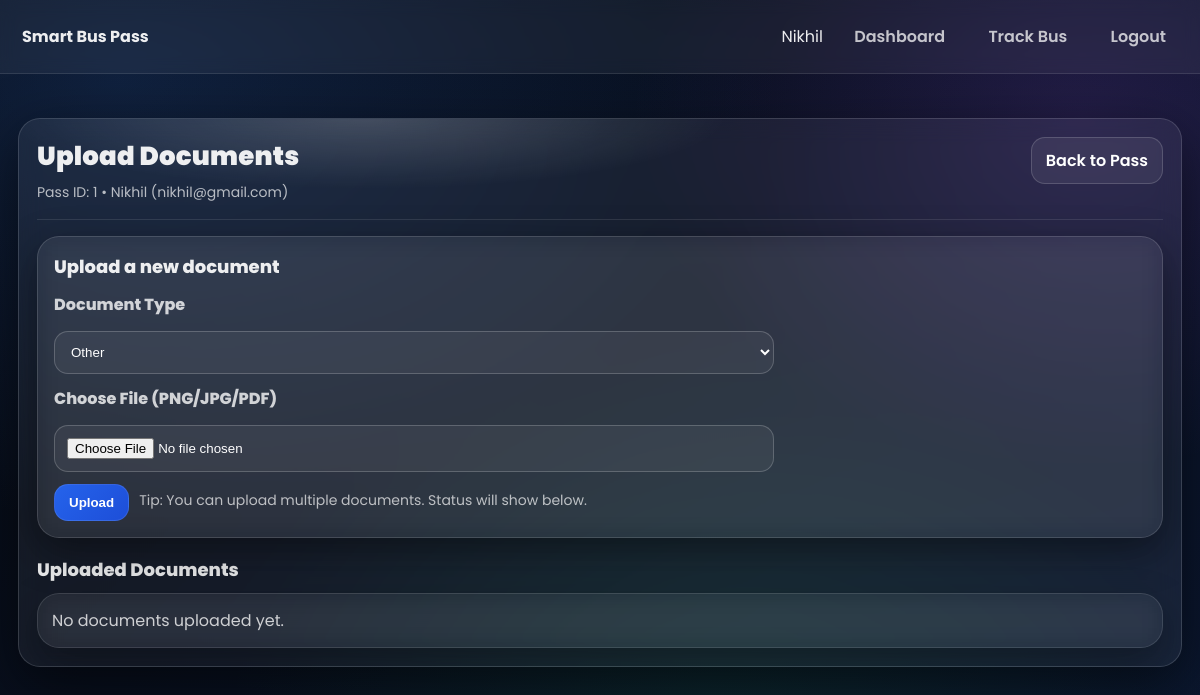
Screenshot of /upload_docs/1 (signed in) with the database file from the repository.
### tables this page shows
CREATE TABLE bus_pass (
        pass_id INTEGER PRIMARY KEY AUTOINCREMENT,
        user_id INTEGER NOT NULL,
        user_name TEXT NOT NULL,
        email TEXT NOT NULL,
        route TEXT NOT NULL,
        pass_type TEXT NOT NULL,
        status TEXT NOT NULL DEFAULT 'Pending',
        remarks TEXT DEFAULT '',
        fraud_score INTEGER DEFAULT 0,
        fraud_flag TEXT DEFAULT 'Low',
        created_at TEXT NOT NULL,
        reviewed_at TEXT,
        approved_at TEXT,
        rejected_at TEXT,
        valid_from TEXT,
        valid_till TEXT,
        renewal_count INTEGER DEFAULT 0, photo_path TEXT, college_name TEXT, enrollment_no TEXT, verified INTEGER DEFAULT 0, price INTEGER DEFAULT 0, payment_status TEXT DEFAULT 'Pending', payment_method TEXT, txn_id TEXT, paid_at TEXT, emi_months INTEGER DEFAULT 0, emi_monthly_amount INTEGER DEFAULT 0,
        FOREIGN KEY(user_id) REFERENCES users(id)
    );

### app.py (the view, shortened to what this page needs)
@app.route("/upload_docs/<int:pass_id>", methods=["GET", "POST"])
def upload_docs(pass_id: int):
    if not require_login():
        return redirect(url_for("login"))
    conn = get_db()
    bp = conn.execute(
        "SELECT pass_id,user_id,user_name,email,status FROM bus_pass WHERE pass_id=?",
        (pass_id,),
    ).fetchone()
    if not bp:
        conn.close()
        return render_template("404.html", title="404 | " + APP_TITLE), 404
    if (bp["user_id"] != session.get("user_id")) and (not require_staff()):
        conn.close()
        return render_template("403.html", title="403 | " + APP_TITLE), 403
    docs = conn.execute(
        "SELECT id, doc_type, status, remarks, uploaded_at, verified_by, verified_at FROM documents WHERE pass_id=? ORDER BY id DESC",
        (pass_id,),
    ).fetchall()
    conn.close()
    return render_template(
        "upload_docs.html",
        title=f"Upload Documents | {APP_TITLE}",
        bp=bp,
        docs=docs,
    )

### app.py (called while the page is built)
@app.before_request
def _rate_limit_guard():
    try:
        ip = request.headers.get("X-Forwarded-For", request.remote_addr) or "unknown"
        endpoint = (request.endpoint or "unknown")
        minute = datetime.now().strftime("%Y%m%d%H%M")
        key = (ip, endpoint, minute)
        _rate_bucket[key] = _rate_bucket.get(key, 0) + 1
        if _rate_bucket[key] > RATE_LIMIT_PER_MINUTE:
            return render_template("403.html", title="403 | " + APP_TITLE), 403
    except Exception:
        pass

def get_db():
    conn = sqlite3.connect(DB_PATH)
    conn.row_factory = sqlite3.Row
    return conn

def require_login():
    return 'user_id' in session

### templates/upload_docs.html (shortened to what this page needs)
{% extends "base.html" %}
{% block content %}
<div class="card glow" style="padding:18px;">
  <div class="card-header">
    <div>
      <div class="title">Upload Documents</div>
      <div class="subtitle">Pass ID: {{ bp['pass_id'] }} • {{ bp['user_name'] }} ({{ bp['email'] }})</div>
    </div>
    <div style="display:flex; gap:10px; flex-wrap:wrap;">
      <a class="btn" href="{{ url_for('pass_details', pass_id=bp['pass_id']) }}">Back to Pass</a>
    </div>
  </div>
  <hr class="hr"/>
  <div class="card soft" style="padding:16px;">
    <div class="section-title" style="margin-top:0;">Upload a new document</div>
    <form method="POST" enctype="multipart/form-data" style="margin-top:12px; display:grid; gap:12px; max-width:720px;">
      <div style="display:grid; gap:8px;">
        <label style="font-weight:800; opacity:.85;">Document Type</label>
        <select class="input" name="doc_type" required>
          <option value="Other" selected>Other</option>
        </select>
      </div>
      <div style="display:grid; gap:8px;">
        <label style="font-weight:800; opacity:.85;">Choose File (PNG/JPG/PDF)</label>
        <input class="input" type="file" name="doc_file" accept=".png,.jpg,.jpeg,.pdf" required>
      </div>
      <div style="display:flex; gap:10px; flex-wrap:wrap;">
        <button class="btn primary" type="submit">Upload</button>
        <span class="subtitle">Tip: You can upload multiple documents. Status will show below.</span>
      </div>
    </form>
  </div>
  <div class="section-title">Uploaded Documents</div>
  {% if docs and docs|length > 0 %}
  <table class="table" style="width:100%; margin-top:10px;">
    <thead>
      <tr>
        <th>ID</th>
        <th>Type</th>
        <th>Status</th>
        <th>Remarks</th>
        <th>Uploaded</th>
        <th>Verified By</th>
      </tr>
    </thead>
    <tbody>
      {% for d in docs %}
      <tr>
        <td>#{{ d['id'] }}</td>
        <td>{{ d['doc_type'] }}</td>
        <td>
          {% if d['status']=='Verified' %}<span class="badge good">Verified</span>
          {% elif d['status']=='Rejected' %}<span class="badge bad">Rejected</span>
          {% else %}<span class="badge warn">Pending</span>
          {% endif %}
        </td>
        <td style="max-width:360px; white-space:normal;">{{ d['remarks'] or '-' }}</td>
        <td>{{ d['uploaded_at'] }}</td>
        <td>{{ d['verified_by'] or '-' }}</td>
      </tr>
      {% endfor %}
    </tbody>
  </table>
  {% else %}
    <div class="card soft" style="padding:14px; margin-top:10px; opacity:.85;">No documents uploaded yet.</div>
  {% endif %}
</div>
{% endblock %}

### templates/base.html (shortened to what this page needs)
<!DOCTYPE html>
<html lang="en">
<head>
  <link rel="stylesheet" href="https://cdnjs.cloudflare.com/ajax/libs/font-awesome/6.5.0/css/all.min.css">
  <link rel="stylesheet" href="{{ url_for('static', filename='css/modern.css') }}">
</head>
<body>
  <div class="navbar">
    <div>
      <strong>Smart Bus Pass</strong>
    </div>
    <div class="nav-links">
      {% if session.get('user') %}
        <span>{{ session.get('user') }}</span>
        {% if session.get('role') in ['admin','verifier'] %}
          <a href="{{ url_for('admin_analytics') }}">Dashboard</a>
        {% else %}
          <a href="{{ url_for('dashboard') }}">Dashboard</a>
        {% endif %}
        <a href="{{ url_for('track_bus') }}">Track Bus</a>
        <a href="{{ url_for('logout') }}">Logout</a>
      {% else %}
        <a href="{{ url_for('login') }}">Login</a>
        <a href="{{ url_for('register') }}">Register</a>
      {% endif %}
    </div>
  </div>
  <div class="container">
    {% block content %}{% endblock %}
  </div>
</body>
</html>

### static/css/modern.css (style rules this page uses)
:root { --bg1:#060a12; --bg2:#0b1730; --card:rgba(255,255,255,0.06); --card2:rgba(255,255,255,0.09); --border:rgba(255,255,255,0.14); --text:rgba(255,255,255,0.92); --muted:rgba(255,255,255,0.72); --shadow:0 18px 55px rgba(0,0,0,0.55); --r:22px; }
body { background: radial-gradient(1200px 800px at 10% 10%, rgba(59,130,246,0.18), transparent 55%), radial-gradient(900px 700px at 90% 15%, rgba(168,85,247,0.16), transparent 50%), radial-gradient(900px 700px at 60% 90%, rgba(34,197,94,0.10), transparent 55%), linear-gradient(135deg, var(--bg1), var(--bg2)); color: var(--text); }
.container { max-width:1250px; margin:26px auto; padding:18px; }
.navbar { position:sticky; top:0; z-index:1000; padding:14px 22px; border-bottom:1px solid rgba(255,255,255,0.10); }
.nav-links a { display:inline-flex; align-items:center; gap:8px; padding:10px 12px; border-radius:14px; background:transparent; }
.card { background: var(--card); border:1px solid var(--border); border-radius: var(--r); box-shadow: var(--shadow); }
.card.soft { background:rgba(255,255,255,0.045); box-shadow:0 14px 40px rgba(0,0,0,0.42); }
.card-header { display:flex; align-items:flex-start; justify-content:space-between; gap:14px; }
.title { font-size:26px; font-weight:900; letter-spacing:0.2px; }
.subtitle { opacity:.75; font-size:14px; margin-top:6px; }
.section-title { font-size:18px;font-weight:800;margin-top:18px; }
.btn { border:1px solid rgba(255,255,255,0.16); background:rgba(255,255,255,0.07); border-radius:14px; padding:10px 14px; }
.btn.primary { background:linear-gradient(135deg,#2563eb,#1d4ed8); border-color:rgba(255,255,255,0.10); }
.input { border-radius:14px; padding:12px 12px; }
.hr { height:1px;background:rgba(255,255,255,0.10);border:0;margin:16px 0; }
.glow { position:relative; overflow:hidden; }
.glow:before { content:""; position:absolute; inset:-2px; background:radial-gradient(600px 120px at 30% 0%, rgba(255,255,255,0.18), transparent 60%); pointer-events:none; }

### templates/base.html (style rules this page uses)
* { margin:0;padding:0;box-sizing:border-box; }
body { font-family:'Poppins',sans-serif; background: linear-gradient(135deg,#0f172a,#1e293b); color:#fff; min-height:100vh; }
a { text-decoration:none;color:inherit; }
.container { max-width:1200px; margin:40px auto; padding:20px; }
.card { background: rgba(255,255,255,0.05); backdrop-filter: blur(12px); border:1px solid rgba(255,255,255,0.15); border-radius:18px; box-shadow:0 15px 40px rgba(0,0,0,0.4); }
.btn { padding:10px 16px; border:none; border-radius:10px; cursor:pointer; font-weight:600; transition:.3s ease; background:rgba(255,255,255,0.08); color:#fff; }
.btn.primary { background:#2563eb; }
.input { width:100%; padding:10px; margin-top:6px; border-radius:8px; border:1px solid rgba(255,255,255,0.2); background:rgba(255,255,255,0.05); color:#fff; }
.navbar { display:flex; justify-content:space-between; align-items:center; padding:16px 30px; background:rgba(255,255,255,0.05); backdrop-filter:blur(8px); border-bottom:1px solid rgba(255,255,255,0.1); }
.nav-links a { margin-left:15px; font-weight:600; opacity:.8; }
select.input { background: rgba(255,255,255,0.05); color: #fff; }
select.input option { background: #0f172a; color: #fff; }

### rows the page displays
bus_pass: get "Nikhil", pass_id "1", user_name "Nikhil", email "nikhil@gmail.com"
